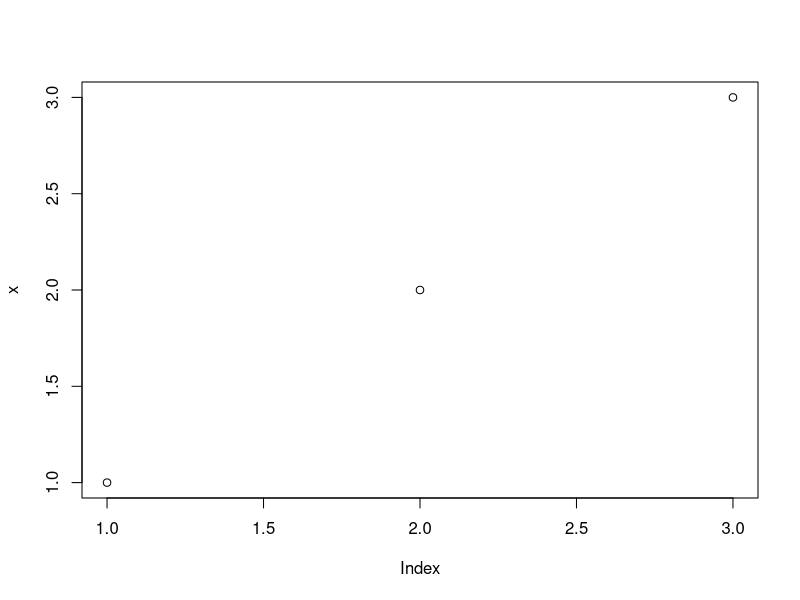

The R script that drew this image:
## ---- chunk 1
x <- c(1, 2, 3)
plot(x)
## ---- chunk 2

